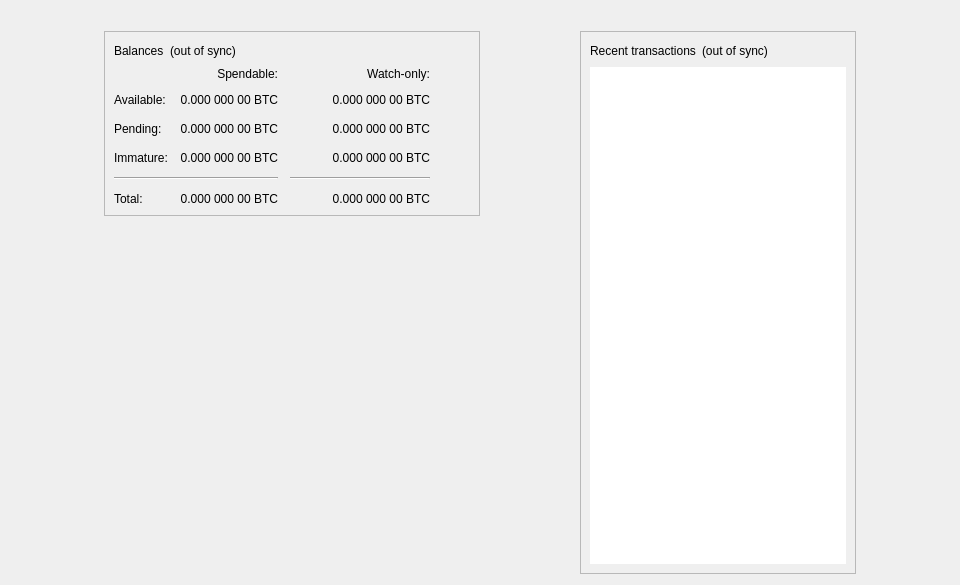
<?xml version="1.0" encoding="UTF-8"?>
<ui version="4.0">
 <class>OverviewPage</class>
 <widget class="QWidget" name="OverviewPage">
  <property name="geometry">
   <rect>
    <x>0</x>
    <y>0</y>
    <width>960</width>
    <height>585</height>
   </rect>
  </property>
  <property name="minimumSize">
   <size>
    <width>960</width>
    <height>0</height>
   </size>
  </property>
  <property name="windowTitle">
   <string>Form</string>
  </property>
  <layout class="QVBoxLayout" name="topLayout">
   <item>
    <widget class="QLabel" name="labelAlerts">
     <property name="visible">
      <bool>false</bool>
     </property>
     <property name="wordWrap">
      <bool>true</bool>
     </property>
     <property name="margin">
      <number>3</number>
     </property>
     <property name="textInteractionFlags">
      <set>Qt::TextSelectableByMouse</set>
     </property>
    </widget>
   </item>
   <item>
    <layout class="QHBoxLayout" name="horizontalLayout" stretch="1,0,1,0,1">
     <item>
      <spacer name="horizontalSpacerLeft">
       <property name="orientation">
        <enum>Qt::Horizontal</enum>
       </property>
       <property name="sizeType">
        <enum>QSizePolicy::Preferred</enum>
       </property>
       <property name="sizeHint" stdset="0">
        <size>
         <width>10</width>
         <height>20</height>
        </size>
       </property>
      </spacer>
     </item>
     <item>
      <layout class="QVBoxLayout" name="verticalLayout_2">
       <item>
        <widget class="QFrame" name="frame">
         <property name="frameShape">
          <enum>QFrame::StyledPanel</enum>
         </property>
         <property name="frameShadow">
          <enum>QFrame::Raised</enum>
         </property>
         <layout class="QVBoxLayout" name="verticalLayout_4">
          <item>
           <layout class="QHBoxLayout" name="horizontalLayout_4">
            <item>
             <widget class="QLabel" name="label_5">
              <property name="text">
               <string>Balances</string>
              </property>
             </widget>
            </item>
            <item>
             <widget class="QLabel" name="labelWalletStatus">
              <property name="toolTip">
               <string>The displayed information may be out of date. Your wallet automatically synchronizes with the KII network after a connection is established, but this process has not completed yet.</string>
              </property>
              <property name="text">
               <string notr="true">(out of sync)</string>
              </property>
              <property name="alignment">
               <set>Qt::AlignLeading|Qt::AlignLeft|Qt::AlignVCenter</set>
              </property>
             </widget>
            </item>
            <item>
             <spacer name="horizontalSpacer_3">
              <property name="orientation">
               <enum>Qt::Horizontal</enum>
              </property>
              <property name="sizeHint" stdset="0">
               <size>
                <width>40</width>
                <height>20</height>
               </size>
              </property>
             </spacer>
            </item>
           </layout>
          </item>
          <item>
           <layout class="QGridLayout" name="gridLayout">
            <property name="spacing">
             <number>12</number>
            </property>
            <item row="2" column="2">
             <widget class="QLabel" name="labelWatchPending">
              <property name="cursor">
               <cursorShape>IBeamCursor</cursorShape>
              </property>
              <property name="toolTip">
               <string>Unconfirmed transactions to watch-only addresses</string>
              </property>
              <property name="text">
               <string notr="true">0.000 000 00 BTC</string>
              </property>
              <property name="alignment">
               <set>Qt::AlignRight|Qt::AlignTrailing|Qt::AlignVCenter</set>
              </property>
              <property name="textInteractionFlags">
               <set>Qt::LinksAccessibleByMouse|Qt::TextSelectableByKeyboard|Qt::TextSelectableByMouse</set>
              </property>
             </widget>
            </item>
            <item row="2" column="1">
             <widget class="QLabel" name="labelUnconfirmed">
              <property name="cursor">
               <cursorShape>IBeamCursor</cursorShape>
              </property>
              <property name="toolTip">
               <string>Total of transactions that have yet to be confirmed, and do not yet count toward the spendable balance</string>
              </property>
              <property name="text">
               <string notr="true">0.000 000 00 BTC</string>
              </property>
              <property name="alignment">
               <set>Qt::AlignRight|Qt::AlignTrailing|Qt::AlignVCenter</set>
              </property>
              <property name="textInteractionFlags">
               <set>Qt::LinksAccessibleByMouse|Qt::TextSelectableByKeyboard|Qt::TextSelectableByMouse</set>
              </property>
             </widget>
            </item>
            <item row="3" column="2">
             <widget class="QLabel" name="labelWatchImmature">
              <property name="cursor">
               <cursorShape>IBeamCursor</cursorShape>
              </property>
              <property name="toolTip">
               <string>Mined balance in watch-only addresses that has not yet matured</string>
              </property>
              <property name="text">
               <string notr="true">0.000 000 00 BTC</string>
              </property>
              <property name="alignment">
               <set>Qt::AlignRight|Qt::AlignTrailing|Qt::AlignVCenter</set>
              </property>
              <property name="textInteractionFlags">
               <set>Qt::LinksAccessibleByMouse|Qt::TextSelectableByKeyboard|Qt::TextSelectableByMouse</set>
              </property>
             </widget>
            </item>
            <item row="4" column="0" colspan="2">
             <widget class="Line" name="lineSpendableBalance">
              <property name="orientation">
               <enum>Qt::Horizontal</enum>
              </property>
             </widget>
            </item>
            <item row="4" column="2">
             <widget class="Line" name="lineWatchBalance">
              <property name="sizePolicy">
               <sizepolicy hsizetype="Preferred" vsizetype="Fixed">
                <horstretch>0</horstretch>
                <verstretch>0</verstretch>
               </sizepolicy>
              </property>
              <property name="minimumSize">
               <size>
                <width>140</width>
                <height>0</height>
               </size>
              </property>
              <property name="orientation">
               <enum>Qt::Horizontal</enum>
              </property>
             </widget>
            </item>
            <item row="5" column="0">
             <widget class="QLabel" name="labelTotalText">
              <property name="text">
               <string>Total:</string>
              </property>
             </widget>
            </item>
            <item row="3" column="1">
             <widget class="QLabel" name="labelImmature">
              <property name="cursor">
               <cursorShape>IBeamCursor</cursorShape>
              </property>
              <property name="toolTip">
               <string>Mined balance that has not yet matured</string>
              </property>
              <property name="text">
               <string notr="true">0.000 000 00 BTC</string>
              </property>
              <property name="alignment">
               <set>Qt::AlignRight|Qt::AlignTrailing|Qt::AlignVCenter</set>
              </property>
              <property name="textInteractionFlags">
               <set>Qt::LinksAccessibleByMouse|Qt::TextSelectableByKeyboard|Qt::TextSelectableByMouse</set>
              </property>
             </widget>
            </item>
            <item row="2" column="3">
             <spacer name="horizontalSpacer_2">
              <property name="orientation">
               <enum>Qt::Horizontal</enum>
              </property>
              <property name="sizeHint" stdset="0">
               <size>
                <width>40</width>
                <height>20</height>
               </size>
              </property>
             </spacer>
            </item>
            <item row="3" column="0">
             <widget class="QLabel" name="labelImmatureText">
              <property name="text">
               <string>Immature:</string>
              </property>
             </widget>
            </item>
            <item row="5" column="1">
             <widget class="QLabel" name="labelTotal">
              <property name="cursor">
               <cursorShape>IBeamCursor</cursorShape>
              </property>
              <property name="toolTip">
               <string>Your current total balance</string>
              </property>
              <property name="text">
               <string notr="true">0.000 000 00 BTC</string>
              </property>
              <property name="alignment">
               <set>Qt::AlignRight|Qt::AlignTrailing|Qt::AlignVCenter</set>
              </property>
              <property name="textInteractionFlags">
               <set>Qt::LinksAccessibleByMouse|Qt::TextSelectableByKeyboard|Qt::TextSelectableByMouse</set>
              </property>
             </widget>
            </item>
            <item row="5" column="2">
             <widget class="QLabel" name="labelWatchTotal">
              <property name="cursor">
               <cursorShape>IBeamCursor</cursorShape>
              </property>
              <property name="toolTip">
               <string>Current total balance in watch-only addresses</string>
              </property>
              <property name="text">
               <string notr="true">0.000 000 00 BTC</string>
              </property>
              <property name="alignment">
               <set>Qt::AlignRight|Qt::AlignTrailing|Qt::AlignVCenter</set>
              </property>
              <property name="textInteractionFlags">
               <set>Qt::LinksAccessibleByMouse|Qt::TextSelectableByKeyboard|Qt::TextSelectableByMouse</set>
              </property>
             </widget>
            </item>
            <item row="0" column="2">
             <widget class="QLabel" name="labelWatchonly">
              <property name="text">
               <string>Watch-only:</string>
              </property>
              <property name="alignment">
               <set>Qt::AlignRight|Qt::AlignTrailing|Qt::AlignVCenter</set>
              </property>
             </widget>
            </item>
            <item row="1" column="0">
             <widget class="QLabel" name="labelBalanceText">
              <property name="text">
               <string>Available:</string>
              </property>
             </widget>
            </item>
            <item row="1" column="1">
             <widget class="QLabel" name="labelBalance">
              <property name="cursor">
               <cursorShape>IBeamCursor</cursorShape>
              </property>
              <property name="toolTip">
               <string>Your current spendable balance</string>
              </property>
              <property name="text">
               <string notr="true">0.000 000 00 BTC</string>
              </property>
              <property name="alignment">
               <set>Qt::AlignRight|Qt::AlignTrailing|Qt::AlignVCenter</set>
              </property>
              <property name="textInteractionFlags">
               <set>Qt::LinksAccessibleByMouse|Qt::TextSelectableByKeyboard|Qt::TextSelectableByMouse</set>
              </property>
             </widget>
            </item>
            <item row="1" column="2">
             <widget class="QLabel" name="labelWatchAvailable">
              <property name="cursor">
               <cursorShape>IBeamCursor</cursorShape>
              </property>
              <property name="toolTip">
               <string>Your current balance in watch-only addresses</string>
              </property>
              <property name="text">
               <string notr="true">0.000 000 00 BTC</string>
              </property>
              <property name="alignment">
               <set>Qt::AlignRight|Qt::AlignTrailing|Qt::AlignVCenter</set>
              </property>
              <property name="textInteractionFlags">
               <set>Qt::LinksAccessibleByMouse|Qt::TextSelectableByKeyboard|Qt::TextSelectableByMouse</set>
              </property>
             </widget>
            </item>
            <item row="2" column="0">
             <widget class="QLabel" name="labelPendingText">
              <property name="text">
               <string>Pending:</string>
              </property>
             </widget>
            </item>
            <item row="0" column="1">
             <widget class="QLabel" name="labelSpendable">
              <property name="text">
               <string>Spendable:</string>
              </property>
              <property name="alignment">
               <set>Qt::AlignRight|Qt::AlignTrailing|Qt::AlignVCenter</set>
              </property>
             </widget>
            </item>
           </layout>
          </item>
         </layout>
        </widget>
       </item>
       <item>
        <spacer name="verticalSpacer">
         <property name="orientation">
          <enum>Qt::Vertical</enum>
         </property>
         <property name="sizeHint" stdset="0">
          <size>
           <width>20</width>
           <height>40</height>
          </size>
         </property>
        </spacer>
       </item>
      </layout>
     </item>
     <item>
      <spacer name="horizontalSpacerCenter">
       <property name="orientation">
        <enum>Qt::Horizontal</enum>
       </property>
       <property name="sizeHint" stdset="0">
        <size>
         <width>10</width>
         <height>20</height>
        </size>
       </property>
      </spacer>
     </item>
     <item>
      <layout class="QVBoxLayout" name="verticalLayout_3">
       <item>
        <widget class="QFrame" name="frame_2">
         <property name="frameShape">
          <enum>QFrame::StyledPanel</enum>
         </property>
         <property name="frameShadow">
          <enum>QFrame::Raised</enum>
         </property>
         <layout class="QVBoxLayout" name="verticalLayout">
          <item>
           <layout class="QHBoxLayout" name="horizontalLayout_2">
            <item>
             <widget class="QLabel" name="label_4">
              <property name="text">
               <string>Recent transactions</string>
              </property>
             </widget>
            </item>
            <item>
             <widget class="QLabel" name="labelTransactionsStatus">
              <property name="toolTip">
               <string>The displayed information may be out of date. Your wallet automatically synchronizes with the KII network after a connection is established, but this process has not completed yet.</string>
              </property>
              <property name="text">
               <string notr="true">(out of sync)</string>
              </property>
              <property name="alignment">
               <set>Qt::AlignLeading|Qt::AlignLeft|Qt::AlignVCenter</set>
              </property>
             </widget>
            </item>
            <item>
             <spacer name="horizontalSpacer">
              <property name="orientation">
               <enum>Qt::Horizontal</enum>
              </property>
              <property name="sizeHint" stdset="0">
               <size>
                <width>40</width>
                <height>20</height>
               </size>
              </property>
             </spacer>
            </item>
           </layout>
          </item>
          <item>
           <widget class="QListView" name="listTransactions">
            <property name="frameShape">
             <enum>QFrame::NoFrame</enum>
            </property>
            <property name="verticalScrollBarPolicy">
             <enum>Qt::ScrollBarAlwaysOff</enum>
            </property>
            <property name="horizontalScrollBarPolicy">
             <enum>Qt::ScrollBarAlwaysOff</enum>
            </property>
            <property name="selectionMode">
             <enum>QAbstractItemView::NoSelection</enum>
            </property>
           </widget>
          </item>
         </layout>
        </widget>
       </item>
      </layout>
     </item>
     <item>
      <spacer name="horizontalSpacerRight">
       <property name="orientation">
        <enum>Qt::Horizontal</enum>
       </property>
       <property name="sizeType">
        <enum>QSizePolicy::Preferred</enum>
       </property>
       <property name="sizeHint" stdset="0">
        <size>
         <width>10</width>
         <height>20</height>
        </size>
       </property>
      </spacer>
     </item>
    </layout>
   </item>
  </layout>
 </widget>
 <resources/>
 <connections/>
</ui>
